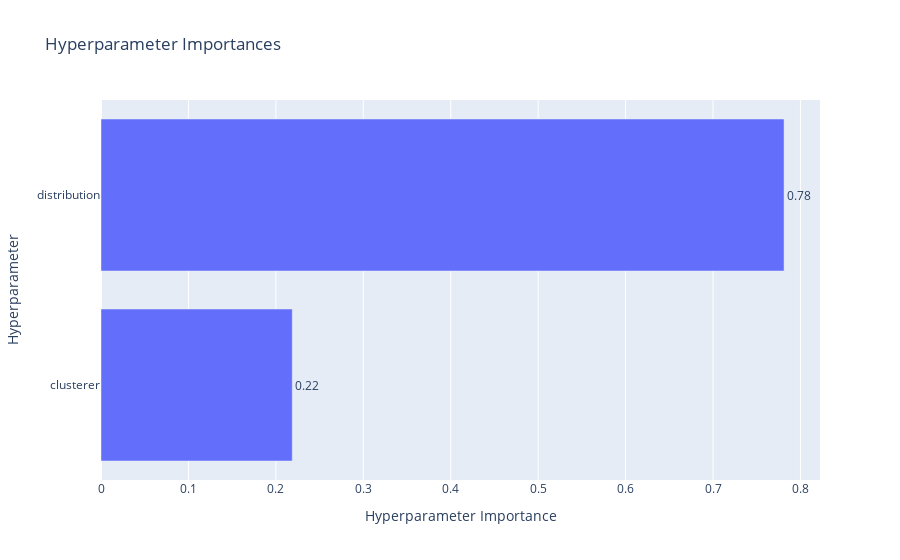

This figure's notebook cell:
### Markdown cell above
Plot hyperparameter importances based on the Optuna attempts.

### Code cell
plot_param_importances(study_glm)

### Figure 1 — Plotly figure (JSON) as saved in the notebook; plotly's stock layout.template omitted (floating-point values rounded to 4 significant figures)
{"data": [{"cliponaxis": false, "hovertemplate": ["clusterer (CategoricalDistribution): 0.21875<extra></extra>", "distribution (CategoricalDistribution): 0.78125<extra></extra>"], "name": "Objective Value", "orientation": "h", "text": ["0.22", "0.78"], "textposition": "outside", "type": "bar", "x": [0.2188, 0.7812], "y": ["clusterer", "distribution"]}], "layout": {"title": {"text": "Hyperparameter Importances"}, "xaxis": {"title": {"text": "Hyperparameter Importance"}}, "yaxis": {"title": {"text": "Hyperparameter"}}}}
